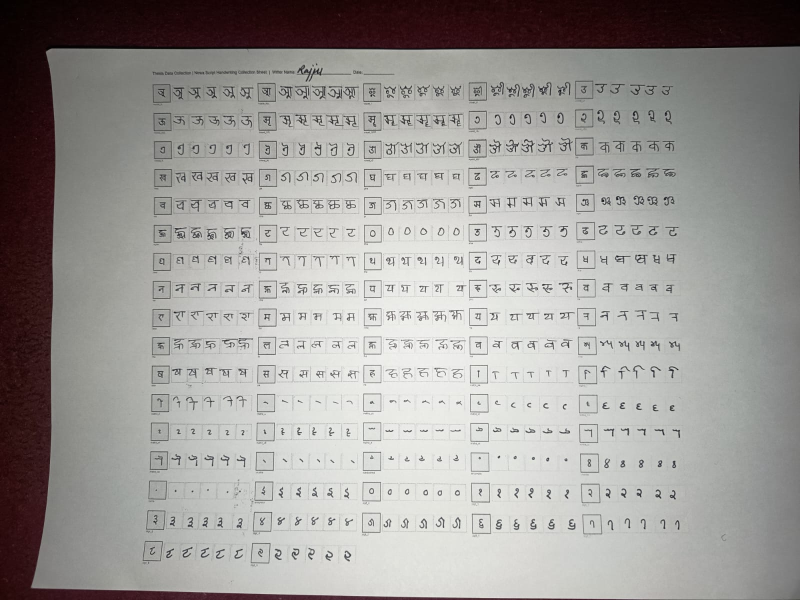
#> input picture handwritten_dataset/rajju_noto_sheet.jpeg, 1600 x 1200 px (shown at 1/2 size)
$ python -i augment_data_manuscript.py   (imports and definitions only)
#> lines starting #> are read from the running program, lines starting #| are printed output that depends on the picture; after the words box and inside, x2 and y2 are one past the last pixel; in counts of white or black regions, pixels touching at a corner belong together
"""
augment_manuscript.py  —  Newa Script OCR
============================================================
Augmentation pipeline for MANUSCRIPT character crops.

These are crops from historical Newa manuscript pages
(like the image you shared — Prachalit calligraphy on aged
parchment). The goal is to make the model robust to all the
degradation effects present in real manuscripts.

WHY MANUSCRIPT AUGMENTATION IS DIFFERENT:
  Manuscript images have:
  • Aged, yellowed parchment backgrounds (not white)
  • Ink that has bled, faded, or cracked over centuries
  • Uneven lighting and shadows from curved/folded pages
  • Wormholes, stains, and tears
  • Calligraphic strokes (thicker, more curved than modern writing)
  • Red decorative marks and borders (visible in your image)

  The model trained only on clean synthetic or modern handwritten
  data will FAIL on these. Manuscript augmentation bridges that gap.

WHAT WE DO (heavy, manuscript-specific):
  ✓ Parchment background    (yellow-brown aged paper texture)
  ✓ Ink fading              (characters look washed out)
  ✓ Ink bleeding            (strokes spread into paper)
  ✓ Elastic deformation     (calligraphic stroke variation)
  ✓ Uneven illumination     (shadow from curved page)
  ✓ Noise + grain           (photo of aged paper)
  ✓ Blur                    (out-of-focus manuscript scan)
  ✓ Red ink marks           (decorative elements in manuscripts)
  ✓ Stain patches           (age spots, water damage)
  ✓ Rotation + shear        (character orientation on page)

USAGE:
  # Demo on one crop:
  python augment_manuscript.py --demo path/to/crop.png

  # Augment entire manuscript crops folder:
  python augment_manuscript.py --source dataset_raw/manuscript_data
                               --output dataset_raw/manuscript_data

  # Import and use:
  from augment_manuscript import augment_manuscript, augment_folder
"""

import cv2
import numpy as np
import os
import sys
import argparse
from pathlib import Path
from scipy.ndimage import map_coordinates, gaussian_filter

sys.path.append(os.path.abspath(os.path.join(os.path.dirname(__file__), "..")))

# ═══════════════════════════════════════════════════════════════
# CONFIGURATION
# ═══════════════════════════════════════════════════════════════

IMG_SIZE = 128

# How many augmented copies to make per original crop
# Manuscript crops are rare and precious — make more copies
COPIES_PER_IMAGE = 20

# Random seed for reproducibility (set None for true random)
RANDOM_SEED = None

# Which effects to apply (set False to disable any)
APPLY = {
    "parchment_bg"       : True,
    "ink_fading"         : True,
    "ink_bleeding"       : True,
    "elastic_deform"     : True,
    "uneven_illumination": True,
    "noise"              : True,
    "blur"               : True,
    "stain"              : True,
    "rotation"           : True,
    "shear"              : True,
}


# ═══════════════════════════════════════════════════════════════
# EFFECT FUNCTIONS
# Each takes a COLOUR (BGR) image and returns a BGR image.
# Manuscript augmentation works in colour because the aged
# parchment background is yellowish-brown, not pure white.
# ═══════════════════════════════════════════════════════════════

def to_color(img_gray):
    """Convert grayscale to BGR colour for manuscript effects."""
    return cv2.cvtColor(img_gray, cv2.COLOR_GRAY2BGR)


def to_gray(img_bgr):
    """Convert back to grayscale after colour effects."""
    return cv2.cvtColor(img_bgr, cv2.COLOR_BGR2GRAY)


# ── Effect 1: Parchment background ──────────────────────────────

def apply_parchment_background(img_bgr):
    """
    Replaces the plain white background with aged parchment colour.

    Real manuscripts have backgrounds ranging from cream/ivory to
    deep yellow-brown depending on the age and material.
    We generate a smoothly varying background (not flat) to
    simulate the natural texture variation of manuscript paper.

    The character (dark ink pixels) is preserved.
    """
    h, w = img_bgr.shape[:2]
#> h = 128; w = 128

    # Generate a random parchment colour in the yellow-brown range
    # BGR: blue low, green medium, red high → warm yellow-brown
    base_b = np.random.randint(140, 200)  # blue channel
    base_g = np.random.randint(160, 220)  # green channel
    base_r = np.random.randint(180, 240)  # red channel

    # Create a smooth random gradient for texture
    # (small noise, then blur a LOT to get smooth variation)
    noise  = np.random.randint(0, 30, (h, w), dtype=np.uint8).astype(np.float32)
    smooth = cv2.GaussianBlur(noise, (0, 0), sigmaX=20)

    # Build the 3-channel parchment background
    bg = np.zeros((h, w, 3), dtype=np.float32)
    bg[:, :, 0] = np.clip(base_b + smooth - 15, 100, 255)  # B
    bg[:, :, 1] = np.clip(base_g + smooth - 10, 120, 255)  # G
    bg[:, :, 2] = np.clip(base_r + smooth,       140, 255) # R

    # Identify background pixels: where original image is near-white
    # (> 200 on all channels)
    gray       = cv2.cvtColor(img_bgr, cv2.COLOR_BGR2GRAY)
    bg_mask    = (gray > 200).astype(np.float32)
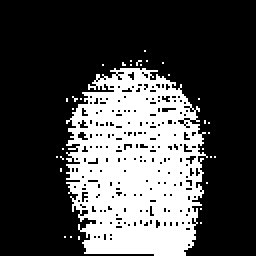
#> bg_mask: shape (128, 128) float32 (shown 2 times larger); values 0 (black) and 1 (white), 29.6% white; 32 white regions (31 under 20 px), largest, box (x1, y1, x2, y2) and area: (33, 34, 104, 128) 4803

    # Blend: background gets parchment colour, ink stays dark
    result = np.zeros_like(img_bgr, dtype=np.float32)
    for c in range(3):
        result[:, :, c] = (bg_mask       * bg[:, :, c] +
                           (1-bg_mask)   * img_bgr[:, :, c].astype(float))
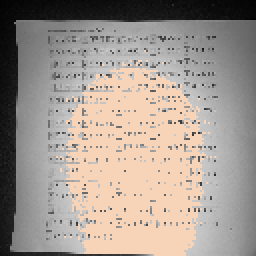
#> result: shape (128, 128, 3) float32 (shown 2 times larger); mean of channels 0, 1, 2 144.9, 153.1, 163.8; drawn as B, G, R

    return np.clip(result, 0, 255).astype(np.uint8)


# ── Effect 2: Ink fading ─────────────────────────────────────────

def apply_ink_fading(img_bgr, fade_strength=None):
    """
    Simulates ink that has faded over centuries.

    Faded ink appears lighter — the dark strokes become grey
    rather than black. Some parts of a stroke may fade more
    than others (patchy fading).

    fade_strength: 0.0 = no fade, 1.0 = completely invisible
    """
    if fade_strength is None:
        fade_strength = np.random.uniform(0.15, 0.55)
#> fade_strength = 0.403

    h, w = img_bgr.shape[:2]
    gray = cv2.cvtColor(img_bgr, cv2.COLOR_BGR2GRAY)

    # Create a patchy fade map — some areas fade more
    fade_map = np.random.uniform(0, 1, (h // 8, w // 8)).astype(np.float32)
    fade_map = cv2.resize(fade_map, (w, h))
    fade_map = cv2.GaussianBlur(fade_map, (0, 0), sigmaX=5)
    fade_map = (fade_map * fade_strength).clip(0, 1)

    # Lift dark pixels towards the background grey
    result = img_bgr.astype(np.float32)
    for c in range(3):
        # Pixels get pushed towards a light gray (simulating faded ink)
        result[:, :, c] += fade_map * (180 - result[:, :, c])

    return np.clip(result, 0, 255).astype(np.uint8)
#> returned value: shape (128, 128, 3)


# ── Effect 3: Ink bleeding ───────────────────────────────────────

def apply_ink_bleeding(img_bgr, amount=None):
    """
    Simulates ink that has spread (bled) into the paper fibres.

    Over time (and especially on thin paper), ink soaks outwards
    from the original stroke. This makes strokes appear thicker
    and slightly fuzzy at the edges.

    We model this with directional dilation + blending.
    """
    if amount is None:
        amount = np.random.uniform(0.3, 0.8)
#> amount = 0.642

    gray = cv2.cvtColor(img_bgr, cv2.COLOR_BGR2GRAY)

    # Identify dark strokes
    _, ink_mask = cv2.threshold(gray, 150, 255, cv2.THRESH_BINARY_INV)
#> ink_mask: shape (128, 128); 36.7% white; 320 white regions (319 under 20 px), largest, box (x1, y1, x2, y2) and area: (0, 0, 128, 128) 5374

    # Expand the ink (bleeding = dilation)
    k_size  = np.random.choice([3, 5])
    kernel  = cv2.getStructuringElement(cv2.MORPH_ELLIPSE, (k_size, k_size))
    bled    = cv2.dilate(ink_mask, kernel, iterations=1)
#> bled: shape (128, 128); 68.3% white; 70 black regions (61 under 20 px), largest, box (x1, y1, x2, y2) and area: (15, 33, 120, 128) 4586, (26, 52, 41, 68) 89, (58, 13, 87, 17) 84

    # Soften the edge of the bleed
    bled_soft = cv2.GaussianBlur(bled.astype(np.float32), (5, 5), 0) / 255.0

    # Blend bleed with original
    bleed_color = np.array([40, 30, 20], dtype=np.float32)  # dark ink
    result = img_bgr.astype(np.float32)
    for c in range(3):
        result[:, :, c] = (result[:, :, c] * (1 - amount * bled_soft) +
                           bleed_color[c]  * (amount * bled_soft))
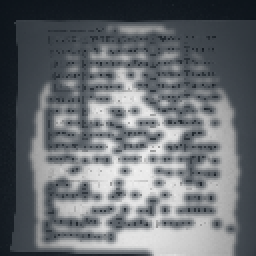
#> result: shape (128, 128, 3) float32 (shown 2 times larger); mean of channels 0, 1, 2 113.7, 109.4, 105; drawn as B, G, R

    return np.clip(result, 0, 255).astype(np.uint8)
#> returned value: shape (128, 128, 3)


# ── Effect 4: Elastic deformation ───────────────────────────────

def apply_elastic_deform(img_bgr, alpha=None, sigma=None):
    """
    Applies elastic (smooth random) deformation to the image.

    This simulates:
      • Natural variation in calligraphic brush strokes
      • Slight warping from a curved/folded manuscript page
      • Variation between different scribes' writing styles

    alpha : controls deformation strength (displacement magnitude)
    sigma : controls smoothness (larger = smoother, more natural)

    We use a random displacement field that is smoothed with
    Gaussian blur — this gives organic-looking deformations
    rather than harsh distortions.
    """
    if alpha is None:
        alpha = np.random.uniform(3, 8)
#> alpha = 7.74
    if sigma is None:
        sigma = np.random.uniform(3, 6)

    h, w = img_bgr.shape[:2]

    # Random displacement fields for x and y
    dx = gaussian_filter(
        (np.random.rand(h, w) * 2 - 1), sigma) * alpha
    dy = gaussian_filter(
        (np.random.rand(h, w) * 2 - 1), sigma) * alpha

    # Build coordinate maps
    x, y     = np.meshgrid(np.arange(w), np.arange(h))
    new_x    = np.clip(x + dx, 0, w - 1)
    new_y    = np.clip(y + dy, 0, h - 1)

    result = np.zeros_like(img_bgr)
    for c in range(3):
        result[:, :, c] = map_coordinates(
            img_bgr[:, :, c],
            [new_y.ravel(), new_x.ravel()],
            order=1, mode='nearest'
        ).reshape(h, w)
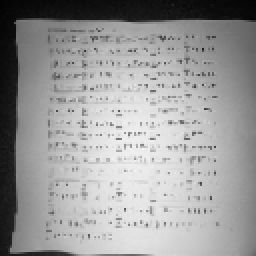
#> result: shape (128, 128, 3) (shown 2 times larger); min 1, max 244, mean 155.5

    return result.astype(np.uint8)


# ── Effect 5: Uneven illumination ────────────────────────────────

def apply_uneven_illumination(img_bgr):
    """
    Simulates shadows and uneven lighting across the manuscript page.

    When photographing a manuscript:
      • The page may be curved → one side gets more light
      • The camera flash creates a bright spot in the centre
      • Natural light comes from one direction

    We model this with a large smooth gradient multiply.
    """
    h, w = img_bgr.shape[:2]
#> h = 128; w = 128

    # Random gradient direction
    gradient_type = np.random.choice(
        ["horizontal", "vertical", "radial", "corner"])

    mask = np.ones((h, w), dtype=np.float32)

    if gradient_type == "horizontal":
        # Fade left-to-right or right-to-left
        col    = np.linspace(0.7, 1.0, w)
        if np.random.rand() > 0.5:
            col = col[::-1]
        mask   = np.tile(col, (h, 1))
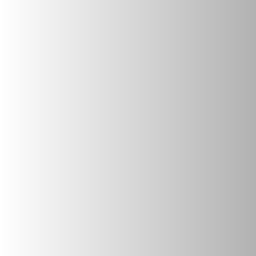
#> mask: shape (128, 128) float64 (shown 2 times larger); min 0.7, max 1, mean 0.85

    elif gradient_type == "vertical":
        row    = np.linspace(0.7, 1.0, h)
        if np.random.rand() > 0.5:
            row = row[::-1]
        mask   = np.tile(row.reshape(-1, 1), (1, w))

    elif gradient_type == "radial":
        # Bright centre, dark edges (typical camera flash)
        cx, cy = w // 2, h // 2
        Y, X   = np.ogrid[:h, :w]
        dist   = np.sqrt((X - cx)**2 + (Y - cy)**2)
        mask   = 1.0 - 0.3 * (dist / dist.max())

    elif gradient_type == "corner":
        # Dark in one corner
        cx = np.random.choice([0, w])
        cy = np.random.choice([0, h])
        Y, X   = np.ogrid[:h, :w]
        dist   = np.sqrt((X - cx)**2 + (Y - cy)**2)
        mask   = 0.7 + 0.3 * (dist / dist.max())

    # Smooth the mask
    mask = cv2.GaussianBlur(mask, (0, 0), sigmaX=30).clip(0.5, 1.2)

    result = img_bgr.astype(np.float32)
    for c in range(3):
        result[:, :, c] *= mask
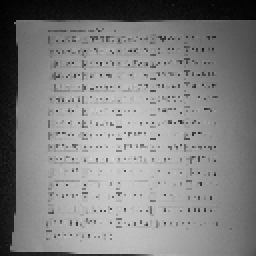
#> result: shape (128, 128, 3) float32 (shown 2 times larger); min 0.943, max 214.9, mean 131.2

    return np.clip(result, 0, 255).astype(np.uint8)
#> returned value: shape (128, 128, 3)


# ── Effect 6: Paper grain / noise ────────────────────────────────

def apply_grain_noise(img_bgr, intensity=None):
    """
    Adds realistic paper grain texture.

    Manuscript paper has visible grain (fibre texture) and
    photos of manuscripts have additional camera sensor noise.

    We use a mix of:
      • Fine Gaussian noise (camera grain)
      • Coarser speckle noise (paper fibre variation)
    """
    if intensity is None:
        intensity = np.random.uniform(5, 20)
#> intensity = 15.61

    h, w = img_bgr.shape[:2]

    # Fine Gaussian noise
    fine  = np.random.normal(0, intensity, (h, w, 3)).astype(np.float32)
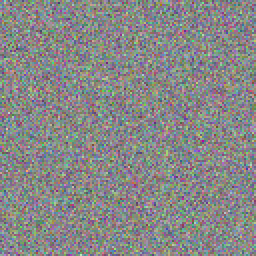
#> fine: shape (128, 128, 3) float32 (shown 2 times larger); mean of channels 0, 1, 2 0, 0.1, -0.2; drawn with min black and max white

    # Coarser speckle (low-res noise, upscaled)
    coarse_h = h // 4
    coarse_w = w // 4
#> (the rest of the program and of its run is left out)
